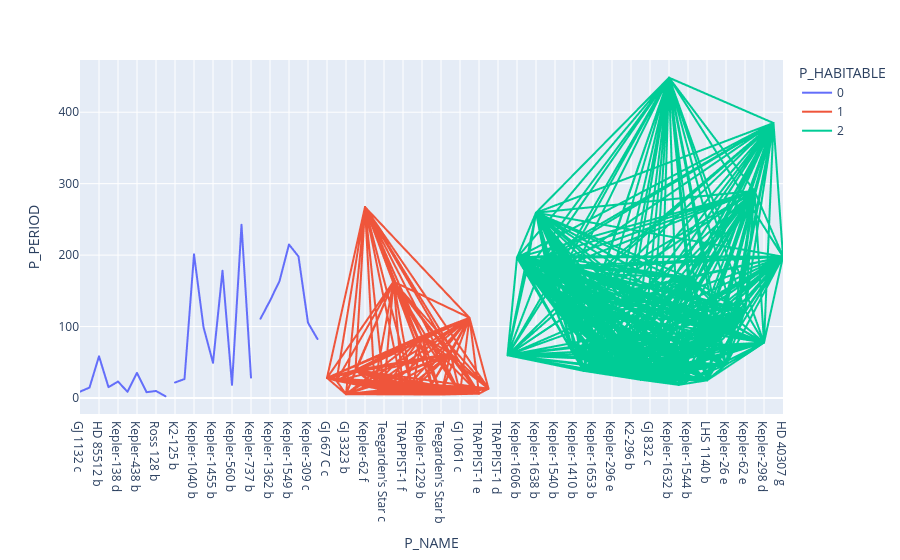

The cell this chart's notebook holds for it:
### Markdown cell above
We can see very high flux (150-300+ units on Y-axis) is associated with conservatively habitable planets, and moderately high flux (hovering around 150 units on Y-axis) is associated with optimistically habitable planets. Non-habitable planets have very low flux (less than 5 units).

* **Influence of Age of Planet on Habitability :**

Next, we will proceed to check if the age of planet (P_PERIOD) has any significant influence on deciding its habitability. Again we have filtered data to select only the planets with ESI > 0.65

### Code cell
df = oversampled.query("P_ESI > 0.65")
fig = px.line(df, x="P_NAME", y="P_PERIOD", color="P_HABITABLE", line_group="P_TYPE")
fig.show()

### Figure 1 — Plotly figure (JSON) as saved in the notebook; plotly's stock layout.template omitted (floating-point values rounded to 4 significant figures; data arrays with more than 128 entries replaced by an {"elided": "..."} marker saying what was removed)
{"data": [{"hovertemplate": "P_HABITABLE=0<br>P_TYPE=Terran<br>P_NAME=%{x}<br>P_PERIOD=%{y}<extra></extra>", "legendgroup": "0", "line": {"color": "#636efa", "dash": "solid"}, "mode": "lines", "name": "0", "showlegend": true, "type": "scattergl", "x": ["GJ 1132 c", "GJ 625 b", "HD 85512 b", "K2-72 c", "Kepler-138 d", "Kepler-1649 b", "Kepler-438 b", "Kepler-445 d", "Ross 128 b", "TRAPPIST-1 c"], "xaxis": "x", "y": [8.929, 14.63, 58.43, 15.19, 23.09, 8.689, 35.23, 8.153, 9.866, 2.422], "yaxis": "y"}, {"hovertemplate": "P_HABITABLE=0<br>P_TYPE=Superterran<br>P_NAME=%{x}<br>P_PERIOD=%{y}<extra></extra>", "legendgroup": "0", "line": {"color": "#636efa", "dash": "solid"}, "mode": "lines", "name": "0", "showlegend": false, "type": "scattergl", "x": ["K2-125 b", "K2-133 e", "Kepler-1040 b", "Kepler-1389 b", "Kepler-1455 b", "Kepler-439 b", "Kepler-560 b", "Kepler-69 c", "Kepler-737 b"], "xaxis": "x", "y": [21.75, 26.58, 201.1, 99.25, 49.28, 178.1, 18.48, 242.5, 28.6], "yaxis": "y"}, {"hovertemplate": "P_HABITABLE=0<br>P_TYPE=Neptunian<br>P_NAME=%{x}<br>P_PERIOD=%{y}<extra></extra>", "legendgroup": "0", "line": {"color": "#636efa", "dash": "solid"}, "mode": "lines", "name": "0", "showlegend": false, "type": "scattergl", "x": ["Kepler-1058 b", "Kepler-1362 b", "Kepler-1545 b", "Kepler-1549 b", "Kepler-1554 b", "Kepler-309 c", "Kepler-991 b"], "xaxis": "x", "y": [111.0, 136.2, 163.7, 214.9, 198.1, 105.4, 82.53], "yaxis": "y"}, {"hovertemplate": "P_HABITABLE=1<br>P_TYPE=Terran<br>P_NAME=%{x}<br>P_PERIOD=%{y}<extra></extra>", "legendgroup": "1", "line": {"color": "#EF553B", "dash": "solid"}, "mode": "lines", "name": "1", "showlegend": true, "type": "scattergl", "x": {"elided": "3436 str values"}, "xaxis": "x", "y": {"elided": "3436 float values"}, "yaxis": "y"}, {"hovertemplate": "P_HABITABLE=1<br>P_TYPE=Subterran<br>P_NAME=%{x}<br>P_PERIOD=%{y}<extra></extra>", "legendgroup": "1", "line": {"color": "#EF553B", "dash": "solid"}, "mode": "lines", "name": "1", "showlegend": false, "type": "scattergl", "x": {"elided": "193 str values"}, "xaxis": "x", "y": {"elided": "193 float values"}, "yaxis": "y"}, {"hovertemplate": "P_HABITABLE=2<br>P_TYPE=Superterran<br>P_NAME=%{x}<br>P_PERIOD=%{y}<extra></extra>", "legendgroup": "2", "line": {"color": "#00cc96", "dash": "solid"}, "mode": "lines", "name": "2", "showlegend": true, "type": "scattergl", "x": {"elided": "3501 str values"}, "xaxis": "x", "y": {"elided": "3501 float values"}, "yaxis": "y"}], "layout": {"legend": {"title": {"text": "P_HABITABLE"}, "tracegroupgap": 0}, "margin": {"t": 60}, "xaxis": {"anchor": "y", "domain": [0.0, 1.0], "title": {"text": "P_NAME"}}, "yaxis": {"anchor": "x", "domain": [0.0, 1.0], "title": {"text": "P_PERIOD"}}}}
